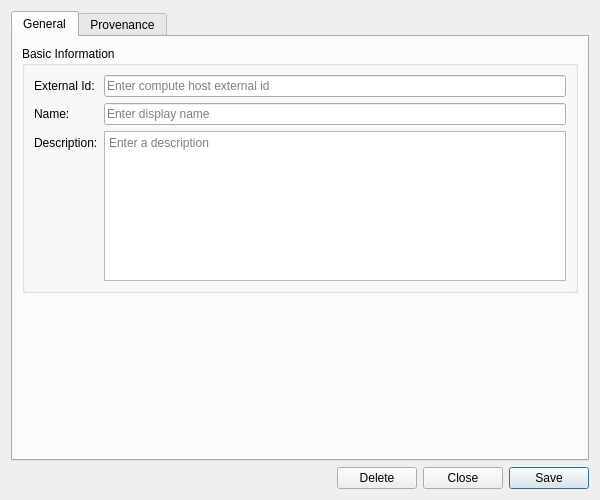
<?xml version="1.0" encoding="UTF-8"?>
<ui version="4.0">
 <class>HostDetailDialog</class>
 <widget class="QWidget" name="HostDetailDialog">
  <property name="geometry">
   <rect>
    <x>0</x>
    <y>0</y>
    <width>600</width>
    <height>500</height>
   </rect>
  </property>
  <property name="sizePolicy">
   <sizepolicy hsizetype="Preferred" vsizetype="Preferred">
    <horstretch>0</horstretch>
    <verstretch>0</verstretch>
   </sizepolicy>
  </property>
  <property name="minimumSize">
   <size>
    <width>600</width>
    <height>500</height>
   </size>
  </property>
  <property name="windowTitle">
   <string>Host Details</string>
  </property>
  <layout class="QVBoxLayout" name="verticalLayout">
   <item>
    <widget class="QTabWidget" name="tabWidget">
     <property name="currentIndex"><number>0</number></property>
     <widget class="QWidget" name="generalTab">
      <attribute name="title"><string>General</string></attribute>
      <layout class="QVBoxLayout" name="generalLayout">
       <item>
        <widget class="QGroupBox" name="basicInfoGroup">
         <property name="title">
          <string>Basic Information</string>
         </property>
         <layout class="QFormLayout" name="formLayout">
          <item row="0" column="0">
           <widget class="QLabel" name="labelExternalId">
            <property name="text">
             <string>External Id:</string>
            </property>
           </widget>
          </item>
          <item row="0" column="1">
           <widget class="QLineEdit" name="codeEdit">
            <property name="placeholderText">
             <string>Enter compute host external id</string>
            </property>
           </widget>
          </item>
          <item row="1" column="0">
           <widget class="QLabel" name="labelName">
            <property name="text">
             <string>Name:</string>
            </property>
           </widget>
          </item>
          <item row="1" column="1">
           <widget class="QLineEdit" name="nameEdit">
            <property name="placeholderText">
             <string>Enter display name</string>
            </property>
           </widget>
          </item>
          <item row="2" column="0">
           <widget class="QLabel" name="labelDescription">
            <property name="text">
             <string>Description:</string>
            </property>
           </widget>
          </item>
          <item row="2" column="1">
           <widget class="QPlainTextEdit" name="descriptionEdit">
            <property name="minimumSize">
             <size>
              <width>0</width>
              <height>80</height>
             </size>
            </property>
            <property name="maximumSize">
             <size>
              <width>16777215</width>
              <height>150</height>
             </size>
            </property>
            <property name="placeholderText">
             <string>Enter a description</string>
            </property>
           </widget>
          </item>
         </layout>
        </widget>
       </item>
       <item>
        <spacer name="verticalSpacer">
         <property name="orientation">
          <enum>Qt::Vertical</enum>
         </property>
         <property name="sizeHint" stdset="0">
          <size>
           <width>20</width>
           <height>40</height>
          </size>
         </property>
        </spacer>
       </item>
      </layout>
     </widget>
     <widget class="QWidget" name="provenanceTab">
      <attribute name="title"><string>Provenance</string></attribute>
      <layout class="QVBoxLayout" name="provenanceTabLayout">
       <item>
        <widget class="ores::qt::ProvenanceWidget" name="provenanceWidget" native="true"/>
       </item>
      </layout>
     </widget>
    </widget>
   </item>
   <item>
    <layout class="QHBoxLayout" name="buttonLayout">
     <item>
      <spacer name="horizontalSpacer">
       <property name="orientation">
        <enum>Qt::Horizontal</enum>
       </property>
       <property name="sizeHint" stdset="0">
        <size>
         <width>40</width>
         <height>20</height>
        </size>
       </property>
      </spacer>
     </item>
     <item>
      <widget class="QPushButton" name="deleteButton">
       <property name="text">
        <string>Delete</string>
       </property>
      </widget>
     </item>
     <item>
      <widget class="QPushButton" name="closeButton">
       <property name="text">
        <string>Close</string>
       </property>
      </widget>
     </item>
     <item>
      <widget class="QPushButton" name="saveButton">
       <property name="text">
        <string>Save</string>
       </property>
       <property name="default">
        <bool>true</bool>
       </property>
      </widget>
     </item>
    </layout>
   </item>
  </layout>
 </widget>
 <customwidgets>
  <customwidget>
   <class>ores::qt::ProvenanceWidget</class>
   <extends>QWidget</extends>
   <header>ores.qt/ProvenanceWidget.hpp</header>
  </customwidget>
 </customwidgets>
 <resources/>
 <connections/>
</ui>
